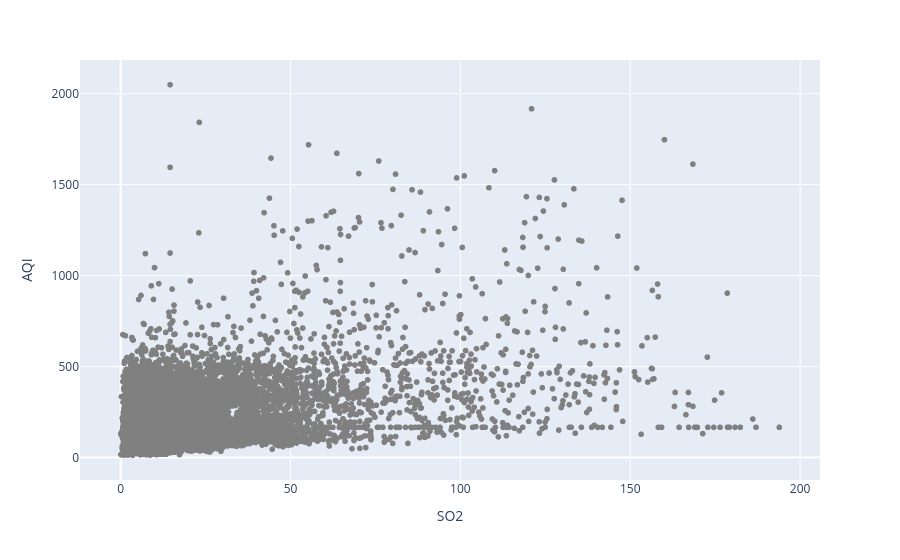

Write notebook code for a chart like this one.
### Code cell
fig = px.scatter(df2, x="SO2", y="AQI", color_discrete_sequence=['gray'])

fig.show()

### Figure 1 — Plotly figure (JSON) as saved in the notebook; plotly's stock layout.template omitted (floating-point values rounded to 4 significant figures; data arrays with more than 128 entries replaced by an {"elided": "..."} marker saying what was removed)
{"data": [{"hovertemplate": "SO2=%{x}<br>AQI=%{y}<extra></extra>", "legendgroup": "", "marker": {"color": "gray", "symbol": "circle"}, "mode": "markers", "name": "", "showlegend": false, "type": "scattergl", "x": {"elided": "29531 float values"}, "xaxis": "x", "y": {"elided": "29531 float values"}, "yaxis": "y"}], "layout": {"legend": {"tracegroupgap": 0}, "margin": {"t": 60}, "xaxis": {"anchor": "y", "domain": [0, 1], "title": {"text": "SO2"}}, "yaxis": {"anchor": "x", "domain": [0, 1], "title": {"text": "AQI"}}}}
